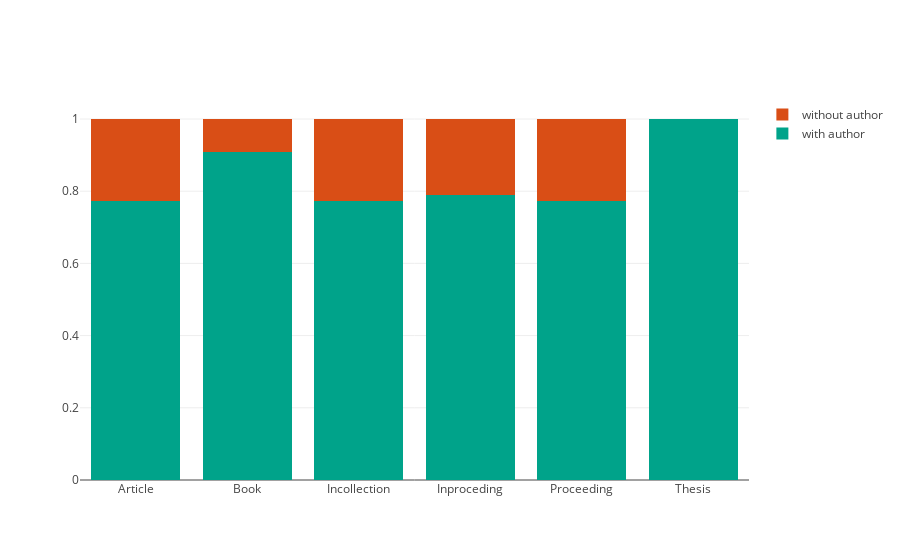

The notebook cell saved with this chart:
### Code cell
iplot(fig)

### Figure 1 — Plotly figure (JSON) as saved in the notebook; plotly's stock layout.template omitted (floating-point values rounded to 4 significant figures)
{"data": [{"marker": {"color": "#00A38A"}, "name": "with author", "type": "bar", "x": ["Article", "Book", "Incollection", "Inproceding", "Proceeding", "Thesis"], "y": [0.7727, 0.909, 0.7727, 0.7906, 0.7727, 1]}, {"marker": {"color": "#D94E16"}, "name": "without author", "type": "bar", "x": ["Article", "Book", "Incollection", "Inproceding", "Proceeding", "Thesis"], "y": [0.2273, 0.09102, 0.2273, 0.2094, 0.2273, 0]}], "layout": {"barmode": "stack"}}
